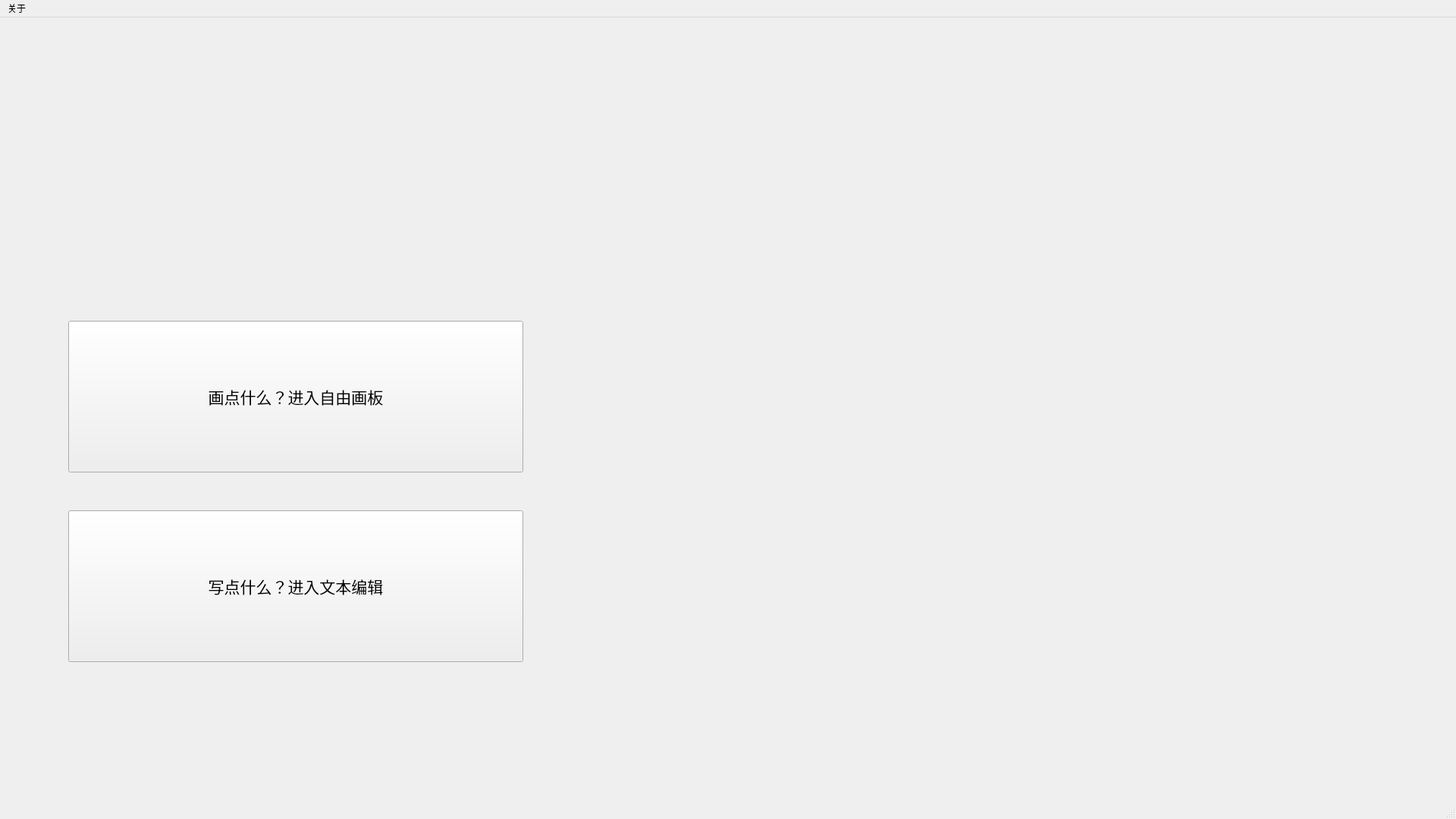
<?xml version="1.0" encoding="UTF-8"?>
<ui version="4.0">
 <class>form_start</class>
 <widget class="QMainWindow" name="form_start">
  <property name="geometry">
   <rect>
    <x>0</x>
    <y>0</y>
    <width>1920</width>
    <height>1080</height>
   </rect>
  </property>
  <property name="windowTitle">
   <string>qtnote_开始</string>
  </property>
  <property name="styleSheet">
   <string notr="true">background-image: url(:/icon/recourse/bg_bggenerator_com.png);</string>
  </property>
  <widget class="QWidget" name="centralwidget">
   <widget class="QPushButton" name="pb1">
    <property name="geometry">
     <rect>
      <x>90</x>
      <y>400</y>
      <width>600</width>
      <height>200</height>
     </rect>
    </property>
    <property name="font">
     <font>
      <family>华文行楷</family>
      <pointsize>16</pointsize>
     </font>
    </property>
    <property name="text">
     <string>画点什么？进入自由画板</string>
    </property>
    <property name="iconSize">
     <size>
      <width>100</width>
      <height>100</height>
     </size>
    </property>
   </widget>
   <widget class="QPushButton" name="pb2">
    <property name="geometry">
     <rect>
      <x>90</x>
      <y>650</y>
      <width>600</width>
      <height>200</height>
     </rect>
    </property>
    <property name="font">
     <font>
      <family>华文行楷</family>
      <pointsize>16</pointsize>
     </font>
    </property>
    <property name="mouseTracking">
     <bool>false</bool>
    </property>
    <property name="text">
     <string>写点什么？进入文本编辑</string>
    </property>
    <property name="iconSize">
     <size>
      <width>100</width>
      <height>100</height>
     </size>
    </property>
   </widget>
  </widget>
  <widget class="QMenuBar" name="menubar">
   <property name="geometry">
    <rect>
     <x>0</x>
     <y>0</y>
     <width>1920</width>
     <height>21</height>
    </rect>
   </property>
   <widget class="QMenu" name="menu">
    <property name="title">
     <string>关于</string>
    </property>
    <addaction name="action_aboutinfo"/>
   </widget>
   <addaction name="menu"/>
  </widget>
  <widget class="QStatusBar" name="statusbar"/>
  <action name="action_aboutinfo">
   <property name="icon">
    <iconset resource="resource.qrc">
     <normaloff>:/icon/recourse/icon/info.png</normaloff>:/icon/recourse/icon/info.png</iconset>
   </property>
   <property name="text">
    <string>关于</string>
   </property>
   <property name="shortcut">
    <string>Ctrl+Shift+B</string>
   </property>
  </action>
 </widget>
 <resources>
  <include location="resource.qrc"/>
 </resources>
 <connections/>
</ui>
